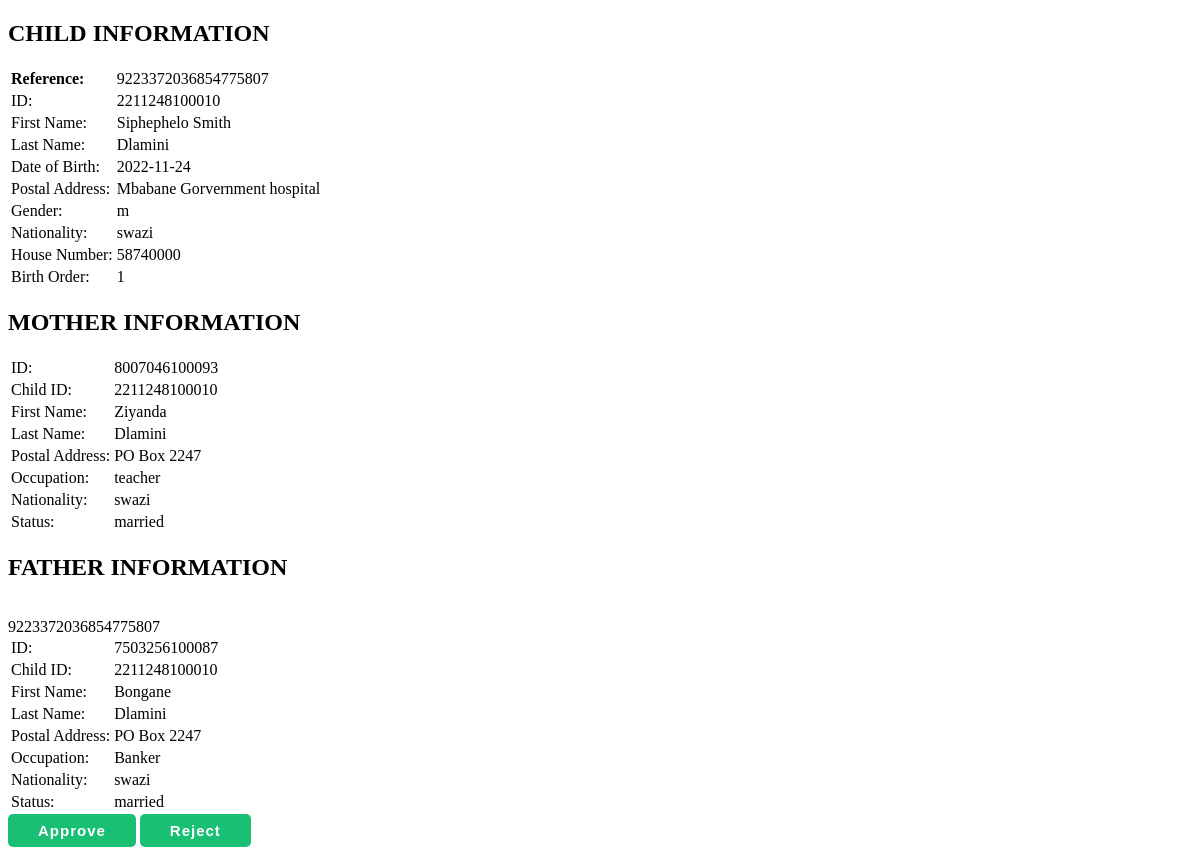
Screenshot of /forms/admin/controllers/view-record.php?id=2211248100010 with the database file from the repository.
### tables this page shows
CREATE TABLE `child_information` (
  `comp_num` bigint(100) NOT NULL,
  `c_id` bigint(100) NOT NULL,
  `c_name` varchar(100) NOT NULL,
  `c_surname` text NOT NULL,
  `DOB` date NOT NULL,
  `POB` varchar(100) NOT NULL,
  `sex` varchar(1) NOT NULL,
  `nationality` varchar(100) NOT NULL,
  `H_num` bigint(100) NOT NULL,
  `Birth_order` int(100) NOT NULL
);

CREATE TABLE `mother_information` (
  `m_id` bigint(100) NOT NULL,
  `c_id` bigint(100) NOT NULL,
  `m_name` varchar(100) NOT NULL,
  `m_surname` varchar(100) NOT NULL,
  `m_addr` varchar(100) NOT NULL,
  `m_occup` varchar(100) NOT NULL,
  `m_nationality` varchar(100) NOT NULL,
  `m_status` varchar(100) NOT NULL
);

CREATE TABLE `father_information` (
  `f_id` bigint(100) NOT NULL,
  `c_id` bigint(100) NOT NULL,
  `f_name` varchar(100) NOT NULL,
  `f_surname` varchar(100) NOT NULL,
  `f_addr` varchar(100) NOT NULL,
  `f_occup` varchar(100) NOT NULL,
  `f_nationality` varchar(100) NOT NULL,
  `f_status` varchar(100) NOT NULL
);

### forms/admin/controllers/view-record.php (the view, shortened to what this page needs)
<?php
    $con = mysqli_connect("localhost", "root", "", "certificate_registration");
    if(isset($_GET['id']))
        $id = $_GET['id'];
        $sql = "SELECT * from child_information where c_id=?";
        if($stmt=$con->prepare($sql)){
            $stmt->bind_param('i', $id);
            $stmt->execute();
            $result = $stmt->get_result();
            $row=$result->fetch_object();
        }
    else {
        echo "Please check details and try again.";
    }
    $current_id = 0;
?>
<!DOCTYPE html>
<html lang="en">
<head>
</head>
<body>
    <table>
        <h2>CHILD INFORMATION</h2>
            <?php
                if($result){
                    $current_id = $row -> comp_num;
                    echo "<tr><td> <b>Reference:</b> </td> <td>".$row -> comp_num."</td>";
                    echo "<tr><td> ID: </td> <td>".$row -> c_id."</td>";
                    echo "<tr><td> First Name: </td> <td>".$row -> c_name."</td>";
                    echo "<tr><td> Last Name: </td> <td>".$row -> c_surname."</td>";
                    echo "<tr><td> Date of Birth: </td> <td>".$row -> DOB."</td>";
                    echo "<tr><td> Postal Address: </td> <td>".$row -> POB."</td>";
                    echo "<tr><td> Gender: </td> <td>".$row -> sex."</td>";
                    echo "<tr><td> Nationality: </td> <td>".$row -> nationality."</td>";
                    echo "<tr><td> House Number: </td> <td>".$row -> H_num."</td>";
                    echo "<tr><td> Birth Order: </td> <td>".$row -> Birth_order."</td>";
                }
                else {
                    echo "0 results";
                }
                ?>
    </table>
    <table>
        <h2>MOTHER INFORMATION</h2>
            <?php
                $con = mysqli_connect("localhost", "root", "", "certificate_registration");
                if(isset($_GET['id']))
                    $id = $_GET['id'];
                    $sql = "SELECT * from mother_information where c_id=?";
                    if($stmt=$con->prepare($sql)){
                        $stmt->bind_param('i', $id);
                        $stmt->execute();
                        $result = $stmt->get_result();
                        $row=$result->fetch_object();
                    }
                else {
                    echo "Please check details and try again.";
                }
                if($result){
                    echo "<tr><td> ID: </td> <td>".$row -> m_id ."</td>";
                    echo "<tr><td> Child ID: </td> <td>".$row -> c_id."</td>";
                    echo "<tr><td> First Name: </td> <td>".$row -> m_name."</td>";
                    echo "<tr><td> Last Name: </td> <td>".$row -> m_surname."</td>";
                    echo "<tr><td> Postal Address: </td> <td>".$row -> m_addr."</td>";
                    echo "<tr><td> Occupation: </td> <td>".$row -> m_occup."</td>";
                    echo "<tr><td> Nationality: </td> <td>".$row -> m_nationality."</td>";
                    echo "<tr><td> Status: </td> <td>".$row -> m_status."</td>";
                }
                else {
                    echo "0 results";
                }
                ?>
    </table>
    <table>
        <h2>FATHER INFORMATION</h2>
            <?php
                $con = mysqli_connect("localhost", "root", "", "certificate_registration");
                if(isset($_GET['id']))
                    $id = $_GET['id'];
                    $sql = "SELECT * from father_information where c_id=?";
                    if($stmt=$con->prepare($sql)){
                        $stmt->bind_param('i', $id);
                        $stmt->execute();
                        $result = $stmt->get_result();
                        $row=$result->fetch_object();
                    }
                else {
                    echo "Please check details and try again.";
                }
                if($result){
                    echo "<tr><td> ID: </td> <td>".$row -> f_id."</td>";
                    echo "<tr><td> Child ID: </td> <td>".$row -> c_id."</td>";
                    echo "<tr><td> First Name: </td> <td>".$row -> f_name."</td>";
                    echo "<tr><td> Last Name: </td> <td>".$row -> f_surname."</td>";
                    echo "<tr><td> Postal Address: </td> <td>".$row -> f_addr."</td>";
                    echo "<tr><td> Occupation: </td> <td>".$row -> f_occup."</td>";
                    echo "<tr><td> Nationality: </td> <td>".$row -> f_nationality."</td>";
                    echo "<tr><td> Status: </td> <td>".$row -> f_status."</td>";
                    echo "<br>";
                }
                else {
                    echo "0 results";
                }
                ?>
    </table>
    <div>
        <button><a href="./approve.php?id=<?php echo $current_id ?>">Approve</a></button>
        <button><a href="./reject.php?id=<?php echo $current_id ?>">Reject</a></button>
    </div>
</body>
</html>

### forms/admin/controllers/view-record.php (style rules this page uses)
button a { color: white; text-decoration: none; }
button { padding: 8px 30px; background-color: rgb(25, 191, 114); border: none; border-radius: 5px; color: white; font-size: 15px; font-weight: 600; letter-spacing: 1px; cursor: pointer; }

### rows the page displays
child_information: comp_num "9223372036854775807", c "2211248100010", c_name "Siphephelo Smith", c_surname "Dlamini", DOB "2022-11-24", POB "Mbabane Gorvernment hospital", sex "m", nationality "swazi", H_num "58740000", Birth_order "1"
mother_information: m_id "8007046100093", c "2211248100010", m_name "Ziyanda", m_surname "Dlamini", m_addr "PO Box 2247", m_occup "teacher", m_nationality "swazi", m_status "married"
father_information: f_id "7503256100087", c "2211248100010", f_name "Bongane", f_surname "Dlamini", f_addr "PO Box 2247", f_occup "Banker", f_nationality "swazi", f_status "married"
